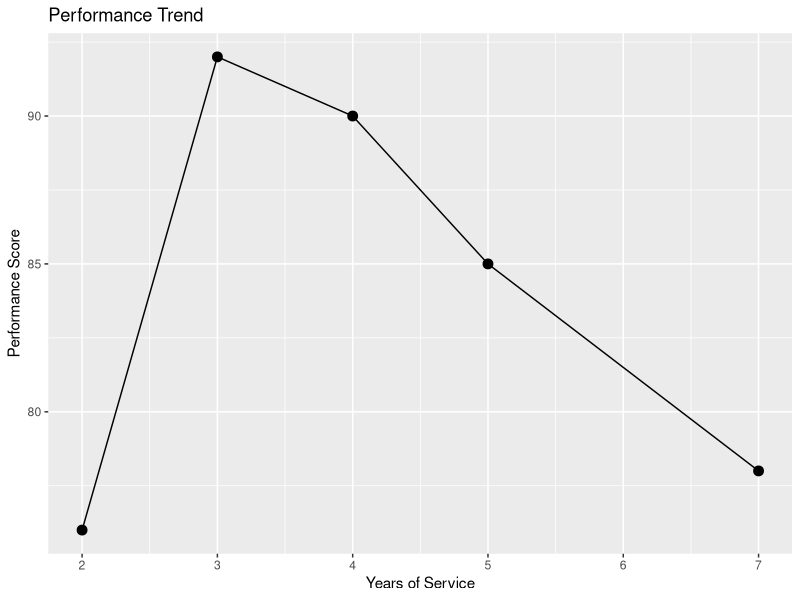
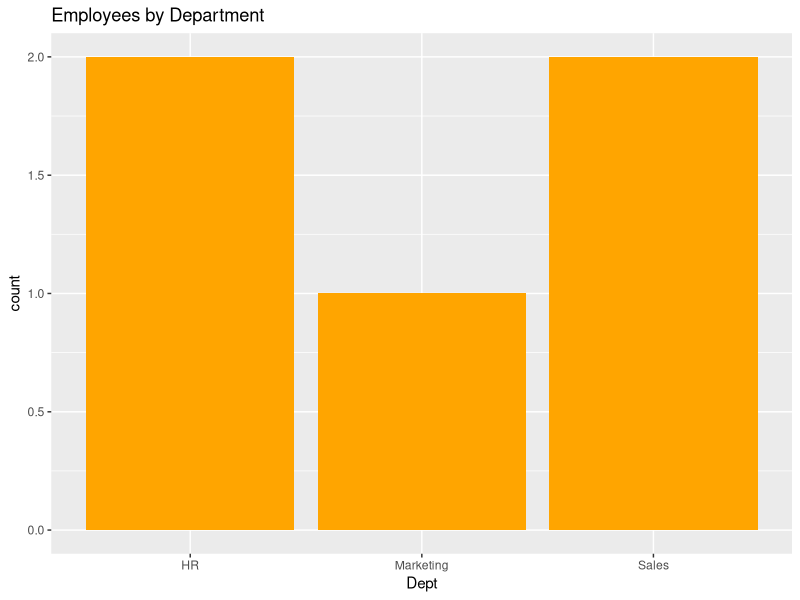
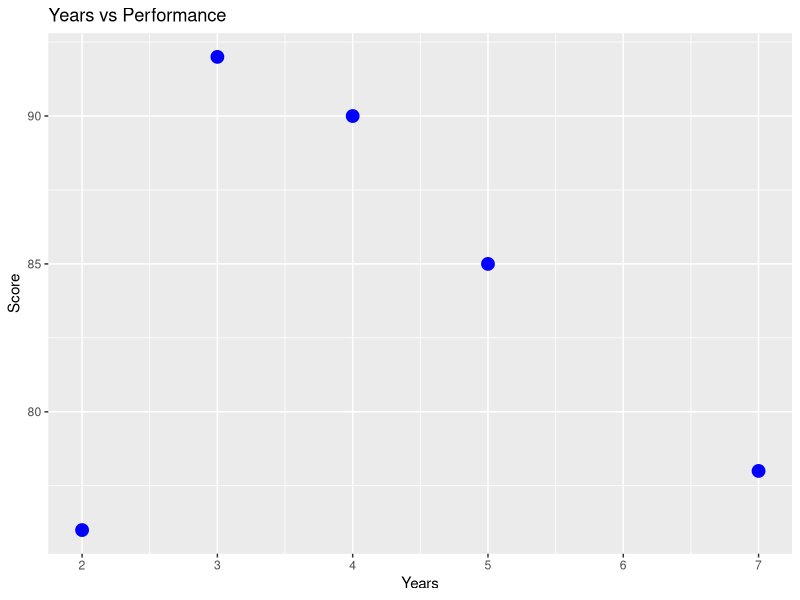

The R source for these figures, in order:
library(ggplot2)

emp<-data.frame(
ID=1:5,
Dept=c("Sales","HR","Marketing","Sales","HR"),
Years=c(5,3,7,4,2),
Score=c(85,92,78,90,76)
)

ggplot(emp,aes(Years,Score))+geom_line()+geom_point(size=3)+labs(title="Performance Trend",x="Years of Service",y="Performance Score")
ggplot(emp,aes(Dept))+geom_bar(fill="orange")+labs(title="Employees by Department")
ggplot(emp,aes(Years,Score))+geom_point(size=4,color="blue")+labs(title="Years vs Performance")
